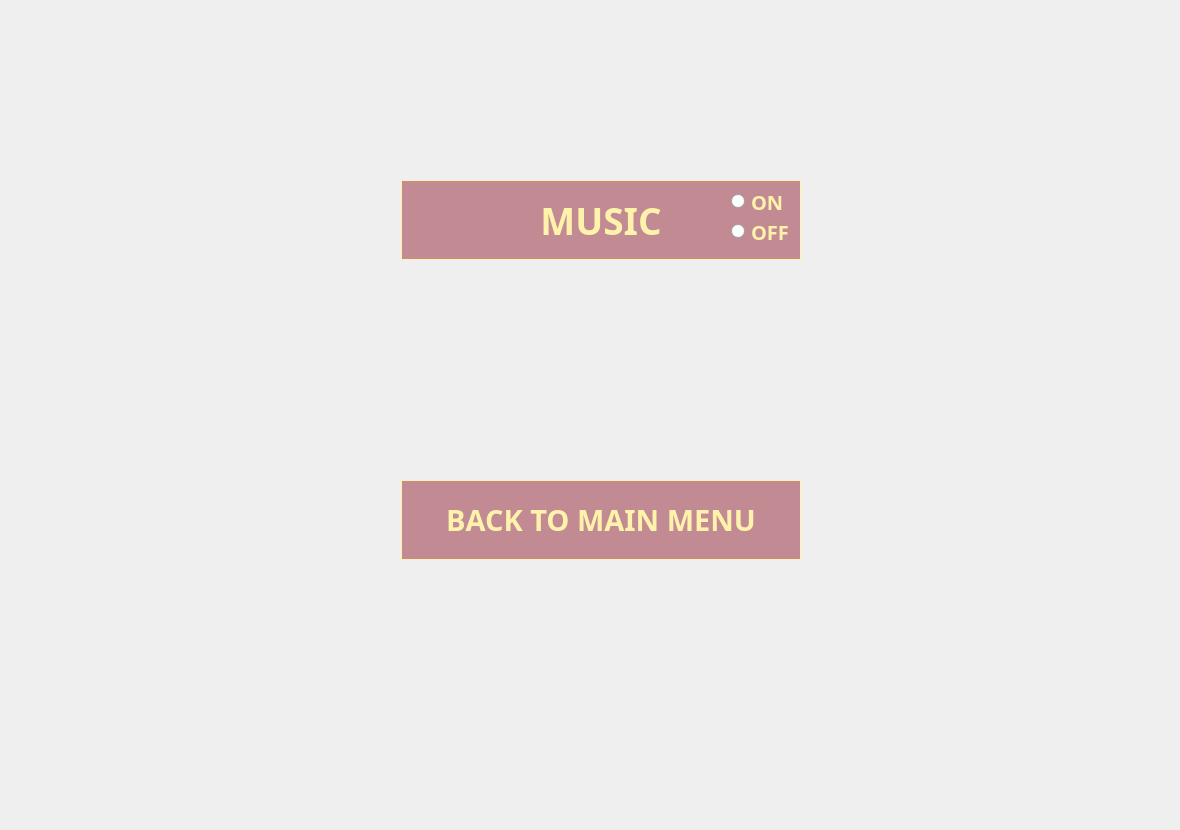
    <widget class="QWidget" name="page_2">
     <widget class="QWidget" name="gridLayoutWidget_2">
      <property name="geometry">
       <rect>
        <x>10</x>
        <y>19</y>
        <width>1161</width>
        <height>802</height>
       </rect>
      </property>
      <layout class="QGridLayout" name="gridLayout_2">
       <item row="0" column="1">
        <widget class="QWidget" name="widget" native="true">
         <property name="minimumSize">
          <size>
           <width>600</width>
           <height>600</height>
          </size>
         </property>
         <property name="maximumSize">
          <size>
           <width>600</width>
           <height>600</height>
          </size>
         </property>
         <widget class="QLabel" name="label">
          <property name="geometry">
           <rect>
            <x>110</x>
            <y>60</y>
            <width>400</width>
            <height>80</height>
           </rect>
          </property>
          <property name="minimumSize">
           <size>
            <width>400</width>
            <height>80</height>
           </size>
          </property>
          <property name="maximumSize">
           <size>
            <width>400</width>
            <height>80</height>
           </size>
          </property>
          <property name="font">
           <font>
            <family>Sahadeva</family>
            <pointsize>28</pointsize>
            <weight>75</weight>
            <bold>true</bold>
           </font>
          </property>
          <property name="styleSheet">
           <string notr="true">background-color: #c28a93;
color:#fff3ab;
border: 1px solid #fff3ab;
border-color: #fff3ab;</string>
          </property>
          <property name="text">
           <string>MUSIC</string>
          </property>
          <property name="alignment">
           <set>Qt::AlignCenter</set>
          </property>
         </widget>
         <widget class="QPushButton" name="pbBackToMenu">
          <property name="geometry">
           <rect>
            <x>110</x>
            <y>360</y>
            <width>400</width>
            <height>80</height>
           </rect>
          </property>
          <property name="minimumSize">
           <size>
            <width>400</width>
            <height>80</height>
           </size>
          </property>
          <property name="maximumSize">
           <size>
            <width>400</width>
            <height>80</height>
           </size>
          </property>
          <property name="font">
           <font>
            <family>Sahadeva</family>
            <pointsize>22</pointsize>
            <weight>75</weight>
            <bold>true</bold>
           </font>
          </property>
          <property name="styleSheet">
           <string notr="true">background-color: #c28a93;
color:#fff3ab;
border: 1px solid #fff3ab;
border-color: #fff3ab;</string>
          </property>
          <property name="text">
           <string>BACK TO MAIN MENU</string>
          </property>
         </widget>
         <widget class="QGroupBox" name="gbox1">
          <property name="geometry">
           <rect>
            <x>410</x>
            <y>50</y>
            <width>120</width>
            <height>91</height>
           </rect>
          </property>
          <property name="styleSheet">
           <string notr="true">border:none;</string>
          </property>
          <property name="title">
           <string/>
          </property>
          <widget class="QRadioButton" name="rbON">
           <property name="geometry">
            <rect>
             <x>30</x>
             <y>20</y>
             <width>112</width>
             <height>23</height>
            </rect>
           </property>
           <property name="font">
            <font>
             <family>Sahadeva</family>
             <pointsize>15</pointsize>
             <weight>75</weight>
             <bold>true</bold>
            </font>
           </property>
           <property name="styleSheet">
            <string notr="true">color:#fff3ab;
</string>
           </property>
           <property name="text">
            <string>ON</string>
           </property>
          </widget>
          <widget class="QRadioButton" name="rbOFF">
           <property name="geometry">
            <rect>
             <x>30</x>
             <y>50</y>
             <width>112</width>
             <height>23</height>
            </rect>
           </property>
           <property name="font">
            <font>
             <family>Sahadeva</family>
             <pointsize>15</pointsize>
             <weight>75</weight>
             <bold>true</bold>
            </font>
           </property>
           <property name="styleSheet">
            <string notr="true">color:#fff3ab;</string>
           </property>
           <property name="text">
            <string>OFF</string>
           </property>
          </widget>
         </widget>
         <widget class="QGroupBox" name="gbox2">
          <property name="geometry">
           <rect>
            <x>430</x>
            <y>170</y>
            <width>120</width>
            <height>80</height>
           </rect>
          </property>
          <property name="styleSheet">
           <string notr="true">border: none;</string>
          </property>
          <property name="title">
           <string/>
          </property>
         </widget>
        </widget>
       </item>
       <item row="0" column="0">
        <spacer name="horizontalSpacer_3">
         <property name="orientation">
          <enum>Qt::Horizontal</enum>
         </property>
         <property name="sizeHint" stdset="0">
          <size>
           <width>40</width>
           <height>20</height>
          </size>
         </property>
        </spacer>
       </item>
       <item row="0" column="2">
        <spacer name="horizontalSpacer_4">
         <property name="orientation">
          <enum>Qt::Horizontal</enum>
         </property>
         <property name="sizeHint" stdset="0">
          <size>
           <width>40</width>
           <height>20</height>
          </size>
         </property>
        </spacer>
       </item>
      </layout>
     </widget>
    </widget>
